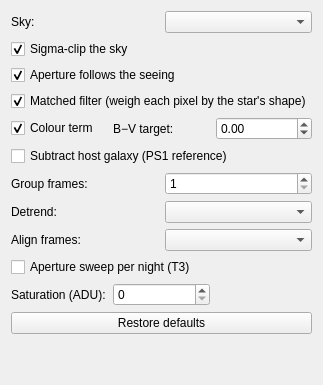
<?xml version="1.0" encoding="UTF-8"?>
<!--
  UFE advanced recipe dialog (ADR-044 rev): the Measure section's
  non-daily knobs in a small non-modal window. Loaded by
  gui/ufe_advanced_dialog.py through gui/ui_loader.py; the combo items
  carry userData, so they are filled in code (ADR-005: structure and
  texts here, data in code).
-->
<ui version="4.0">
 <class>UfeAdvancedDialog</class>
 <widget class="QWidget" name="UfeAdvancedDialog">
  <layout class="QVBoxLayout" name="vbox_advanced"><property name="leftMargin"><number>11</number></property><property name="topMargin"><number>11</number></property><property name="rightMargin"><number>11</number></property><property name="bottomMargin"><number>11</number></property>
   <item>
    <layout class="QHBoxLayout" name="row_sky">
     <item><widget class="QLabel" name="lbl_sky"><property name="text"><string>Sky:</string></property></widget></item>
     <item><widget class="QComboBox" name="cmb_sky"><property name="toolTip"><string>How the annulus estimates the background: a flat median, or a tilted plane when the host galaxy tilts it</string></property></widget></item>
    </layout>
   </item>
   <item><widget class="QCheckBox" name="chk_sigmaclip"><property name="text"><string>Sigma-clip the sky</string></property><property name="toolTip"><string>Two 2.5-sigma rounds on the annulus: extra skin against hot pixels and crowded cores</string></property><property name="checked"><bool>true</bool></property></widget></item>
   <item><widget class="QCheckBox" name="chk_seeing"><property name="text"><string>Aperture follows the seeing</string></property><property name="toolTip"><string>Measure the FWHM of the comparison stars and size the aperture as 1.35 times the seeing (H3)</string></property><property name="checked"><bool>true</bool></property></widget></item>
   <item><widget class="QCheckBox" name="chk_matched"><property name="checked"><bool>true</bool></property><property name="text"><string>Matched filter (weigh each pixel by the star's shape)</string></property><property name="toolTip"><string>WHAT IT IS: instead of adding up the pixels inside a circle, each pixel is weighed by how much light the star's shape says it should hold, and the total is divided by the sum of those weights. With a known shape and white noise that is the best linear estimator there is, so it is not a trick, it is the arithmetic optimum. It is applied to the target AND to every comparison star, because the zero point has to come from the same arithmetic as the target.

WHAT IT PRODUCES, measured on real 2025 UR data: 1.55 to 1.63 times the aperture's signal-to-noise on a 139-frame stack; the zero point's error 2.6 times smaller (0.035 against 0.092 magnitudes); and the brightness bias at low signal-to-noise halved (from +0.54 to +0.23 magnitudes at SNR 9). It costs 3 % more time. The shape comes from the seeing measured on the plate, so nothing extra is asked of you.

THE RISKS, said plainly: it moves the magnitude that gets published, so a curve built before this will show a step of around 0.05 to 0.1 magnitudes (towards the truth, not away from it); it assumes the star's shape is the same across the plate, so in a field with strong coma or with saturated stars it can bias differently than the aperture; and it has NOT been checked with a real comparison catalogue, nor on host-subtracted images, nor with a trailed object. The aperture's value is kept beside the reported one either way, so you can always compare. Untick it to go back to the aperture: the proven path</string></property></widget></item>
   <item>
    <layout class="QHBoxLayout" name="row_color">
     <item><widget class="QCheckBox" name="chk_color"><property name="text"><string>Colour term</string></property><property name="toolTip"><string>Fit the zero point AND its slope against the comps' B−V (H1); needs at least 6 comps with colour spread</string></property><property name="checked"><bool>true</bool></property></widget></item>
     <item><widget class="QLabel" name="lbl_bv"><property name="text"><string>B−V target:</string></property></widget></item>
     <item><widget class="QDoubleSpinBox" name="spn_target_bv"><property name="toolTip"><string>The target's B−V when known (variables: VSX). A supernova near peak is about 0; the panel warns when the colour term is applied with this assumption</string></property><property name="minimum"><double>-1.0</double></property><property name="maximum"><double>3.0</double></property><property name="decimals"><number>2</number></property><property name="singleStep"><double>0.05</double></property><property name="keyboardTracking"><bool>false</bool></property></widget></item>
    </layout>
   </item>
   <item><widget class="QCheckBox" name="chk_subtract"><property name="text"><string>Subtract host galaxy (PS1 reference)</string></property><property name="toolTip"><string>Download the aligned PanSTARRS reference, scale it so the comparison stars vanish, and measure the target on the difference image (H2b; needs network once per field)</string></property></widget></item>
   <item>
    <layout class="QHBoxLayout" name="row_group">
     <item><widget class="QLabel" name="lbl_group"><property name="text"><string>Group frames:</string></property></widget></item>
     <item><widget class="QSpinBox" name="spn_group_n"><property name="toolTip"><string>Series only: combine N frames per point in the measurement domain (fluxes with 1/σ² weights), never pixel stacking. 1 = one point per frame (the default for transits and variables)</string></property><property name="minimum"><number>1</number></property><property name="maximum"><number>100</number></property><property name="value"><number>1</number></property></widget></item>
    </layout>
   </item>
   <item>
    <layout class="QHBoxLayout" name="row_detrend">
     <item><widget class="QLabel" name="lbl_detrend"><property name="text"><string>Detrend:</string></property></widget></item>
     <item><widget class="QComboBox" name="cmb_detrend"><property name="toolTip"><string>Series only: off keeps the raw curve; airmass removes the minimum (a1·exp(a2·X)+a3); auto adds FWHM/sky/x-y only when the residual really improves. The raw curve is always kept</string></property></widget></item>
    </layout>
   </item>
   <item>
    <layout class="QHBoxLayout" name="row_align">
     <item><widget class="QLabel" name="lbl_align"><property name="text"><string>Align frames:</string></property></widget></item>
     <item><widget class="QComboBox" name="cmb_align"><property name="toolTip"><string>Series only: the frames of a visit rarely sit on the same pixels (the mount drifts, or the telescope was re-pointed). Auto measures each frame on its own grid at the mapped coordinates, so the star never leaves the aperture and the point spread is never resampled. Off assumes the frames are already aligned (a solved WCS per frame does the same job)</string></property></widget></item>
    </layout>
   </item>
   <item><widget class="QCheckBox" name="chk_auto_aperture"><property name="text"><string>Aperture sweep per night (T3)</string></property><property name="toolTip"><string>Series only: pick the aperture k in [1.0, 2.0]·FWHM whose check-star scatter is smallest, one choice per night</string></property></widget></item>
   <item>
    <layout class="QHBoxLayout" name="row_saturate">
     <item><widget class="QLabel" name="lbl_saturate"><property name="text"><string>Saturation (ADU):</string></property></widget></item>
     <item><widget class="QDoubleSpinBox" name="spn_saturate"><property name="toolTip"><string>The detector ceiling as an absolute ADU value, for both a single measurement and a series; 0 = use the header's SATURATE card or the Ajustes value (the line at the right shows what 0 resolves to)</string></property><property name="maximum"><double>1000000.0</double></property><property name="decimals"><number>0</number></property><property name="value"><double>0.0</double></property></widget></item>
     <item><widget class="QLabel" name="lbl_saturate_auto"><property name="text"><string/></property><property name="wordWrap"><bool>true</bool></property></widget></item>
    </layout>
   </item>
   <item><widget class="QPushButton" name="btn_restore"><property name="text"><string>Restore defaults</string></property><property name="toolTip"><string>Back to the recipe the editor ships with: sky medians with sigma-clip, seeing apertures, colour term, no grouping, no detrend</string></property></widget></item>
   <item><spacer name="vsp_advanced"><property name="orientation"><enum>Qt::Vertical</enum></property><property name="sizeHint" stdset="0"><size><width>20</width><height>40</height></size></property></spacer></item>
  </layout>
 </widget>
 <resources/>
 <connections/>
</ui>
